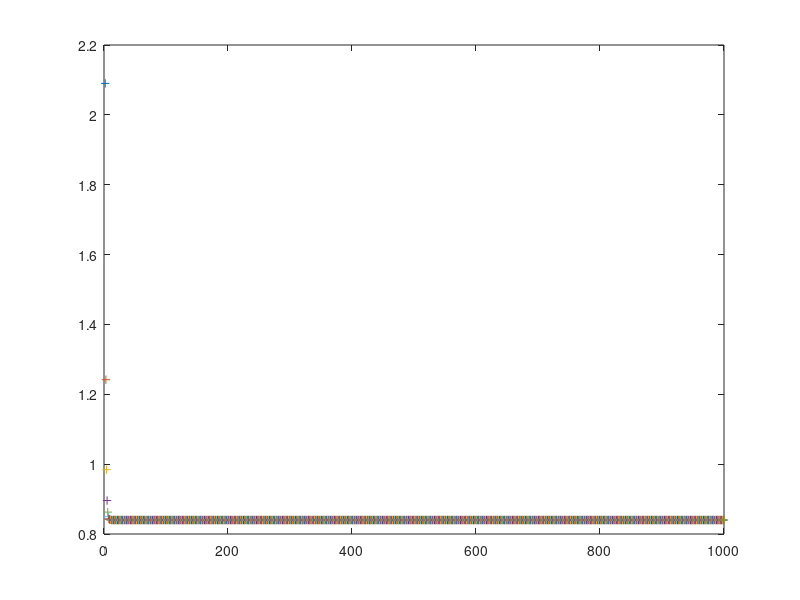

Here is the MATLAB script that generated this plot:
% Problem Set 7
% Problem 5
% EE178 - Stanford 2015
%
% Name: Ron Guglielmone

% Global Vars:
p = 0.84;
numberOfTrials = 1000;
trials = zeros(numberOfTrials);

% Generate Binomial Trials:
for i = 1 : numberOfTrials
    val = rand();
    if (val < p)
        trials(i) = 1;
    end
end

% Estimate and Graph:
    for n = 2 : numberOfTrials
        x_n = sum(trials(1:n));
        plot(n,(((1 - 2 + 16)/((2^n)*(n^2 - n + 1)))...
            *(x_n - n/2) + p), '+');
        hold on
    end
